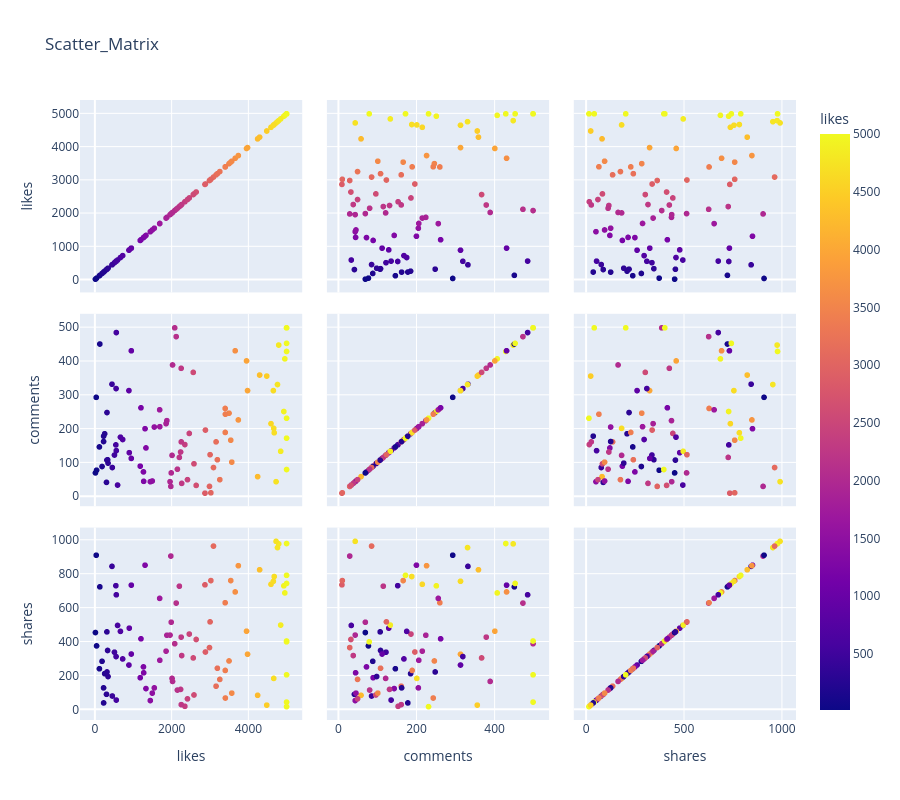

The code cell stored with this chart in its notebook:
### Code cell
fig = px.scatter_matrix(sm,
                       dimensions=['likes','comments','shares'],
                       color='likes',
                       height= 800,
                       title='Scatter_Matrix')
fig.show()
